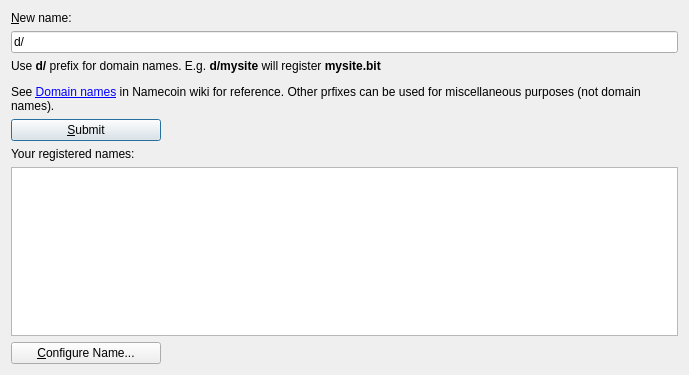
<?xml version="1.0" encoding="UTF-8"?>
<ui version="4.0">
 <class>ManageNamesPage</class>
 <widget class="QDialog" name="ManageNamesPage">
  <property name="geometry">
   <rect>
    <x>0</x>
    <y>0</y>
    <width>689</width>
    <height>375</height>
   </rect>
  </property>
  <property name="sizePolicy">
   <sizepolicy hsizetype="Preferred" vsizetype="Preferred">
    <horstretch>0</horstretch>
    <verstretch>0</verstretch>
   </sizepolicy>
  </property>
  <property name="windowTitle">
   <string>Manage Names</string>
  </property>
  <layout class="QHBoxLayout" name="horizontalLayout">
   <item>
    <layout class="QVBoxLayout" name="verticalLayout">
     <item>
      <widget class="QLabel" name="label_4">
       <property name="sizePolicy">
        <sizepolicy hsizetype="Preferred" vsizetype="Maximum">
         <horstretch>0</horstretch>
         <verstretch>0</verstretch>
        </sizepolicy>
       </property>
       <property name="text">
        <string>&amp;New name:</string>
       </property>
       <property name="alignment">
        <set>Qt::AlignLeading|Qt::AlignLeft|Qt::AlignVCenter</set>
       </property>
       <property name="buddy">
        <cstring>registerName</cstring>
       </property>
      </widget>
     </item>
     <item>
      <widget class="QValidatedLineEdit" name="registerName">
       <property name="toolTip">
        <string>Enter a name or domain name (prefixed with d/) to be registered via Namecoin.</string>
       </property>
       <property name="text">
        <string>d/</string>
       </property>
      </widget>
     </item>
     <item>
      <widget class="QLabel" name="label">
       <property name="sizePolicy">
        <sizepolicy hsizetype="Preferred" vsizetype="Preferred">
         <horstretch>0</horstretch>
         <verstretch>0</verstretch>
        </sizepolicy>
       </property>
       <property name="text">
        <string>&lt;html&gt;&lt;head/&gt;&lt;body&gt;&lt;p&gt;Use &lt;span style=&quot; font-weight:600;&quot;&gt;d/&lt;/span&gt; prefix for domain names. E.g. &lt;span style=&quot; font-weight:600;&quot;&gt;d/mysite&lt;/span&gt; will register &lt;span style=&quot; font-weight:600;&quot;&gt;mysite.bit&lt;/span&gt;&lt;/p&gt;&lt;p&gt;See &lt;a href=&quot;http://dot-bit.org/Namespace:Domain_names&quot;&gt;&lt;span style=&quot; text-decoration: underline; color:#0000ff;&quot;&gt;Domain names&lt;/span&gt;&lt;/a&gt; in Namecoin wiki for reference. Other prfixes can be used for miscellaneous purposes (not domain names).&lt;/p&gt;&lt;/body&gt;&lt;/html&gt;</string>
       </property>
       <property name="textFormat">
        <enum>Qt::RichText</enum>
       </property>
       <property name="wordWrap">
        <bool>true</bool>
       </property>
       <property name="openExternalLinks">
        <bool>true</bool>
       </property>
      </widget>
     </item>
     <item>
      <widget class="QPushButton" name="submitNameButton">
       <property name="sizePolicy">
        <sizepolicy hsizetype="Fixed" vsizetype="Fixed">
         <horstretch>0</horstretch>
         <verstretch>0</verstretch>
        </sizepolicy>
       </property>
       <property name="minimumSize">
        <size>
         <width>150</width>
         <height>0</height>
        </size>
       </property>
       <property name="toolTip">
        <string>Confirm the new name action. Sends name_new transaction
to the network and creates a pending name_firstupdate transaction.</string>
       </property>
       <property name="text">
        <string>&amp;Submit</string>
       </property>
       <property name="icon">
        <iconset resource="../bitcoin.qrc">
         <normaloff>:/icons/send</normaloff>:/icons/send</iconset>
       </property>
       <property name="default">
        <bool>true</bool>
       </property>
      </widget>
     </item>
     <item>
      <spacer name="verticalSpacer">
       <property name="orientation">
        <enum>Qt::Vertical</enum>
       </property>
       <property name="sizeType">
        <enum>QSizePolicy::Maximum</enum>
       </property>
       <property name="sizeHint" stdset="0">
        <size>
         <width>20</width>
         <height>12</height>
        </size>
       </property>
      </spacer>
     </item>
     <item>
      <widget class="QLabel" name="label_5">
       <property name="sizePolicy">
        <sizepolicy hsizetype="Preferred" vsizetype="Maximum">
         <horstretch>0</horstretch>
         <verstretch>0</verstretch>
        </sizepolicy>
       </property>
       <property name="text">
        <string>Your registered names:</string>
       </property>
       <property name="alignment">
        <set>Qt::AlignLeading|Qt::AlignLeft|Qt::AlignVCenter</set>
       </property>
       <property name="buddy">
        <cstring>registerName</cstring>
       </property>
      </widget>
     </item>
     <item>
      <widget class="QTableView" name="tableView">
       <property name="contextMenuPolicy">
        <enum>Qt::CustomContextMenu</enum>
       </property>
       <property name="toolTip">
        <string>Double-click name to configure</string>
       </property>
       <property name="tabKeyNavigation">
        <bool>false</bool>
       </property>
       <property name="alternatingRowColors">
        <bool>true</bool>
       </property>
       <property name="selectionMode">
        <enum>QAbstractItemView::SingleSelection</enum>
       </property>
       <property name="selectionBehavior">
        <enum>QAbstractItemView::SelectRows</enum>
       </property>
       <property name="sortingEnabled">
        <bool>true</bool>
       </property>
       <attribute name="verticalHeaderVisible">
        <bool>false</bool>
       </attribute>
      </widget>
     </item>
     <item>
      <widget class="QPushButton" name="configureNameButton">
       <property name="sizePolicy">
        <sizepolicy hsizetype="Fixed" vsizetype="Fixed">
         <horstretch>0</horstretch>
         <verstretch>0</verstretch>
        </sizepolicy>
       </property>
       <property name="minimumSize">
        <size>
         <width>150</width>
         <height>0</height>
        </size>
       </property>
       <property name="toolTip">
        <string>Configure name and submit update operation</string>
       </property>
       <property name="text">
        <string>&amp;Configure Name...</string>
       </property>
       <property name="default">
        <bool>false</bool>
       </property>
      </widget>
     </item>
    </layout>
   </item>
  </layout>
 </widget>
 <customwidgets>
  <customwidget>
   <class>QValidatedLineEdit</class>
   <extends>QLineEdit</extends>
   <header>../../src/qt/qvalidatedlineedit.h</header>
  </customwidget>
 </customwidgets>
 <resources>
  <include location="../bitcoin.qrc"/>
 </resources>
 <connections/>
</ui>
